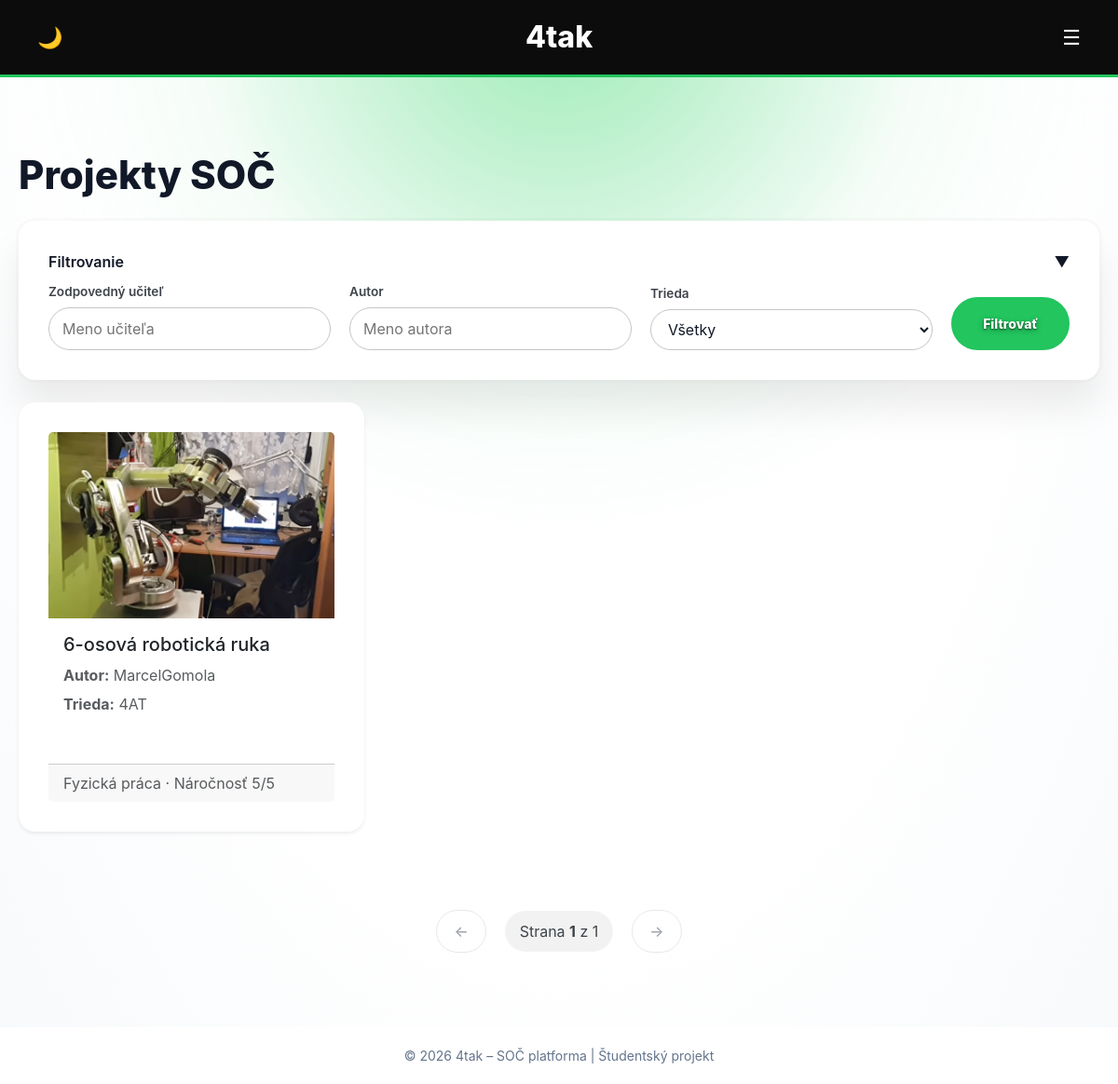
/projects/, run on the app's committed database.
### projects/models.py (models this page shows, shortened)
class Project(models.Model):
    PROJECT_TYPE_CHOICES = [
        ('web', 'Webová aplikácia'),
        ('physical', 'Fyzická práca'),
    ]
    DIFFICULTY_CHOICES = [
        (1, 'Veľmi ľahká'),
        (2, 'Ľahká'),
        (3, 'Stredná'),
        (4, 'Ťažká'),
        (5, 'Veľmi ťažká'),
    ]
    CLASS_CHOICES = [
        ('4AT', '4AT'),
        ('4AS', '4AS'),
        ('4AM', '4AM'),
        ('4AI', '4AI'),
        ('4BI', '4BI'),
        ('4CI', '4CI'),
        ('4AE', '4AE'),
        ('3AT', '3AT'),
        ('3AS', '3AS'),
        ('3AM', '3AM'),
        ('3AI', '3AI'),
        ('3BI', '3BI'),
        ('3CI', '3CI'),
        ('3AE', '3AE'),
    ]
    mentor = models.ForeignKey(
        User,
        on_delete=models.SET_NULL,
        null=True,
        blank=True,
        related_name='mentored_projects'
    )
    title = models.CharField(max_length=200)
    functionality = models.TextField()
    project_type = models.CharField(
        max_length=10,
        choices=PROJECT_TYPE_CHOICES
    )
    difficulty = models.IntegerField(
    choices=DIFFICULTY_CHOICES
    )
    school_class = models.CharField(
        max_length=3,
        choices=CLASS_CHOICES,
        blank=True,
        null=True
    )
    image = models.ImageField(
        upload_to='projects/images/',
        blank=True,
        null=True
    )
    documentation_pdf = models.FileField(
        upload_to='projects/pdfs/',
        blank=True,
        null=True
    )
    video_url = models.URLField(blank=True, null=True)
    author = models.ForeignKey(User, on_delete=models.CASCADE)
    created_at = models.DateTimeField(auto_now_add=True)
    approved = models.BooleanField(default=False)

### projects/views.py (the view)
# urls.py: path('projects/', project_list, name='project_list'),
def project_list(request):
    projects = Project.objects.filter(approved=True)
    project_type = request.GET.get('type')
    difficulty = request.GET.get('difficulty')
    author = request.GET.get('author')
    school_class = request.GET.get('school_class')
    mentor = request.GET.get('mentor')   # ← PRIDAJ TOTO
    if project_type:
        projects = projects.filter(project_type=project_type)
    if difficulty:
        projects = projects.filter(difficulty=difficulty)
    if author:
        projects = projects.filter(author__username__icontains=author)
    if school_class:
        projects = projects.filter(school_class=school_class)
    if mentor:   # ← PRIDAJ TOTO
        projects = projects.filter(mentor__username__icontains=mentor)
    projects = projects.order_by('-created_at')
    paginator = Paginator(projects, 6)
    page_number = request.GET.get('page')
    page_obj = paginator.get_page(page_number)
    return render(request, 'projects/project_list.html', {
        'projects': page_obj,
        'page_obj': page_obj,
        'selected_type': project_type,
        'selected_difficulty': difficulty,
        'selected_author': author,
        'selected_class': school_class,
        'selected_mentor': mentor,   # ← PRIDAJ TOTO
        'class_choices': Project.CLASS_CHOICES,
        'teachers': User.objects.filter(profile__role='teacher'),  # ← A TOTO
    })

### projects/templates/projects/project_list.html (shortened to what this page needs)
{% extends "projects/base.html" %}
{% block content %}
<h1 class="mb-4">Projekty SOČ</h1>
    <div class="filter-wrapper card card-body mb-4">
    <div class="filter-header" onclick="toggleFilter()">
        <span>Filtrovanie</span>
        <span id="filter-icon">▼</span>
    </div>
    <div id="filter-content" class="filter-content">
        <form method="get" class="filter-form">
            <div class="filter-group">
                <label>Zodpovedný učiteľ</label>
                <input type="text"
                       name="mentor"
                       list="mentor-list"
                       value="{{ selected_mentor|default:'' }}"
                       placeholder="Meno učiteľa">
            </div>
            <div class="filter-group">
                <label>Autor</label>
                <input type="text"
                       name="author"
                       value="{{ selected_author|default:'' }}"
                       placeholder="Meno autora">
            </div>
            <div class="filter-group">
                <label>Trieda</label>
                <select name="school_class">
                    <option value="">Všetky</option>
                </select>
            </div>
            <div class="filter-action">
                <button type="submit" class="btn btn-primary">
                    Filtrovať
                </button>
            </div>
        </form>
    </div>
</div>
<div class="row">
{% for project in projects %}
    <div class="col-md-6 col-lg-4 mb-4">
        <a href="{% url 'project_detail' project.pk %}"
           class="text-decoration-none text-dark">
            <div class="card h-100 shadow-sm">
                {% if project.image %}
                    <img src="{{ project.image.url }}"
                         class="card-img-top"
                         style="height:200px; object-fit:cover;">
                {% endif %}
                <div class="card-body">
                    <h5 class="card-title mb-2">
                        {{ project.title }}
                    </h5>
                    <p class="mb-1 text-muted">
                        <strong>Autor:</strong> {{ project.author.username }}
                    </p>
                    <p class="mb-1 text-muted">
                        <strong>Trieda:</strong> {{ project.school_class }}
                    </p>
                </div>
                <div class="card-footer text-muted">
                    {{ project.get_project_type_display }}
                    · Náročnosť {{ project.difficulty }}/5
                </div>
            </div>
        </a>
    </div>
{% empty %}
    <p>Zatiaľ žiadne projekty.</p>
{% endfor %}
</div>
<nav class="pagination-wrapper">
    {% if page_obj.has_previous %}
        <a class="page-btn"
           href="?page={{ page_obj.previous_page_number }}">
            ← Predchádzajúca
        </a>
    {% else %}
        <span class="page-btn disabled">←</span>
    {% endif %}
    <div class="page-info">
        Strana <strong>{{ page_obj.number }}</strong>
        z {{ page_obj.paginator.num_pages }}
    </div>
    {% if page_obj.has_next %}
        <a class="page-btn"
           href="?page={{ page_obj.next_page_number }}">
            Ďalšia →
        </a>
    {% else %}
        <span class="page-btn disabled">→</span>
    {% endif %}
</nav>
{% endblock %}

### projects/templates/projects/base.html (style rules this page uses)
:root { --bg-main: #f1f5f9; --bg-card: #ffffff; --bg-soft: #c4c5c9; --header-bg: #0c0c0c; --text-main: #111827; --text-muted: #3e4349; --green: #22c55e; --green-dark: #15803d; --glow-color: rgba(0, 209, 66, 0.317); --bg-grad-1: #ffffff; --bg-grad-2: #ffffff; }
body { height: 100%; margin: 0; font-family: "Inter", Arial, Helvetica, sans-serif; color: var(--text-main); z-index: 10; background: radial-gradient( circle at top, var(--glow-color), transparent 30% ), radial-gradient( ellipse at top, var(--bg-grad-1) 0%, var(--bg-grad-2) 60%, var(--bg-main) 130% ); background-attachment: fixed; transition: background 0.4s ease, color 0.3s ease; }
body { color: var(--text-main); }
body { min-height: 100vh; display: flex; flex-direction: column; min-height: 100vh; }
p, span, li { color: var(--text-muted); }
h1, h2, h3, h4, h5 { color: var(--text-main); }
body::before { content: ""; position: fixed; inset: 0; pointer-events: none; z-index: -1; background: radial-gradient( circle at top, rgba(34, 197, 94, 0.12), transparent 45% ); }
nav { margin-top: 12px; }
* { transition: background-color 0.3s ease, color 0.2s ease, box-shadow 0.3s ease; }
h1 { font-size: 42px; font-weight: 800; margin-bottom: 12px; line-height: 1.2; }
p { line-height: 1.7; }
.card { background-color: var(--bg-card); border-radius: 18px; z-index: 10; padding: 32px; border: none; box-shadow: 0 10px 30px rgba(0,0,0,0.08); margin-bottom: 30px; transition: all 0.25s ease; }
.card p, .card span, .card small { color: var(--text-main); }
.btn, .btn-primary, .btn-outline-secondary, .btn-success, .btn-outline-success { display: inline-flex; align-items: center; justify-content: center; gap: 8px; padding: 16px 32px; border-radius: 999px; font-weight: 800; font-size: 14px; text-decoration: none; cursor: pointer; border: 2px solid transparent; transition: all 0.2s ease; }
.btn-green, .btn-primary, .btn-success { background-color: var(--green); color: white; border-color: var(--green); text-shadow: 0 1px 2px rgba(0,0,0,0.6), 0 2px 6px rgba(0,0,0,0.3); }
.filter-form { display: flex; gap: 20px; align-items: flex-end; flex-wrap: wrap; }
.filter-group { display: flex; flex-direction: column; gap: 6px; flex: 1; min-width: 180px; }
.filter-group label { font-size: 0.85rem; font-weight: 600; color: var(--text-muted); }
.filter-group input, .filter-group select { padding: 10px 14px; border-radius: 999px; border: 1px solid var(--bg-soft); background: transparent; color: var(--text-main); }
.filter-action { display: flex; align-items: flex-end; }
body::before { content: ""; position: fixed; inset: 0; pointer-events: none; z-index: 0; background: radial-gradient( circle at top, rgba(34, 197, 94, 0.12), transparent 45% ); }
.card, .feature { box-shadow: 0 30px 40px rgba(0,0,0,0.08), 0 0 0 3px rgba(0,0,0,0.02); }
.filter-header { display: flex; justify-content: space-between; align-items: center; cursor: pointer; font-weight: 600; margin-bottom: 10px; }
.filter-content { max-height: 500px; overflow: hidden; transition: all 0.3s ease; }
.filter-form { display: flex; gap: 20px; flex-wrap: wrap; }
.filter-group { display: flex; flex-direction: column; flex: 1; min-width: 180px; }
.pagination-wrapper { display: flex; justify-content: center; align-items: center; gap: 20px; margin-top: 60px; }
.page-btn { padding: 10px 18px; border-radius: 999px; background: var(--bg-card); color: var(--text-main); text-decoration: none; border: 1px solid var(--bg-soft); transition: 0.2s; font-weight: 500; }
.page-btn.disabled { opacity: 0.4; pointer-events: none; }
.page-info { padding: 10px 16px; border-radius: 999px; background: rgba(0,0,0,0.05); color: var(--text-muted); }

### data on the page
Project: image (picture), title "6-osová robotická ruka", author.username "MarcelGomola", school_class "4AT", project_type "Fyzická práca", difficulty "5"

### other printed values
{{ page_obj.number }} "1"
{{ page_obj.paginator.num_pages }} "1"
